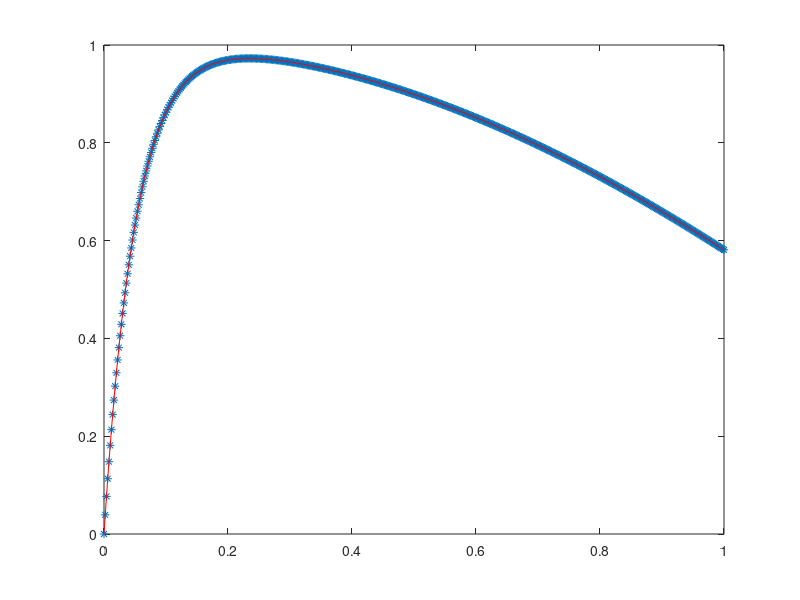
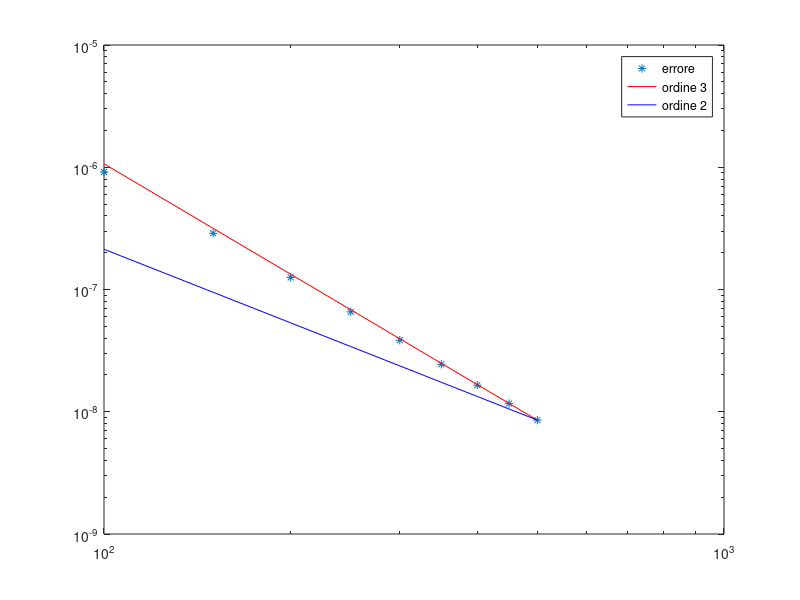

Recreate these plots in MATLAB, in order.
clear all; close all

%% Esame 53

%soluzione analitica 
anal=@(x) 20/401*(-20*exp(-20*x) + 20*cos(x) + sin(x));

%% parametri del tableaux
a(1,1)=(3+sqrt(3))/6;
a(2,1)=-sqrt(3)/3;
a(2,2)=(3+sqrt(3))/6;

c(1)=(3+sqrt(3))/6;
c(2)=(3-sqrt(3))/6;

b(1)=0.5;
b(2)=0.5;
%% dati del problema

tstar=1;
ts=150;
t=linspace(0,tstar,ts+1);
k=tstar/ts;
y=NaN(1,ts+1);
y0=0;
y(1,1)=y0;

f=@(t,y) -20*(y-cos(t)); %il coefficiente davanti impone di stare attenti ad un possibile problema stiff.
xi=zeros(1,2);
counter=0;
tsrange=[100:50:500];
for ts=tsrange
    counter=counter+1;
    t=linspace(0,tstar,ts+1);
    k=tstar/ts;
    y(1,1)=y0;
    
for n=1:ts
    xi(1,1)=(y(1,n) + 20*k*a(1,1)*cos(t(n)+k*c(1)))/(1+20*a(1,1)*k);
    xi(1,2)=(y(1,n) + k*a(2,2)*20*cos(t(n)+k*c(2)) + k*(a(2,1)*(-20*xi(1,1)+20*cos(t(n)+k*c(1)))))/(1+20*k*a(2,2));
    y(1,n+1)=y(1,n) + k*(b(1)*f(t(n)+k*c(1),xi(1,1)) + b(2)*f(t(n)+k*c(2),xi(1,2)));
    
end

    err(counter)=abs(anal(tstar)-y(1,ts+1));
    
end

plot(t,y,'*',t,anal(t),'r')
figure
loglog(tsrange,err,'*',tsrange,err(end)*(tsrange/tsrange(end)).^(-3),'r',...
    tsrange,err(end)*(tsrange/tsrange(end)).^(-2),'b')
legend('errore','ordine 3','ordine 2')
